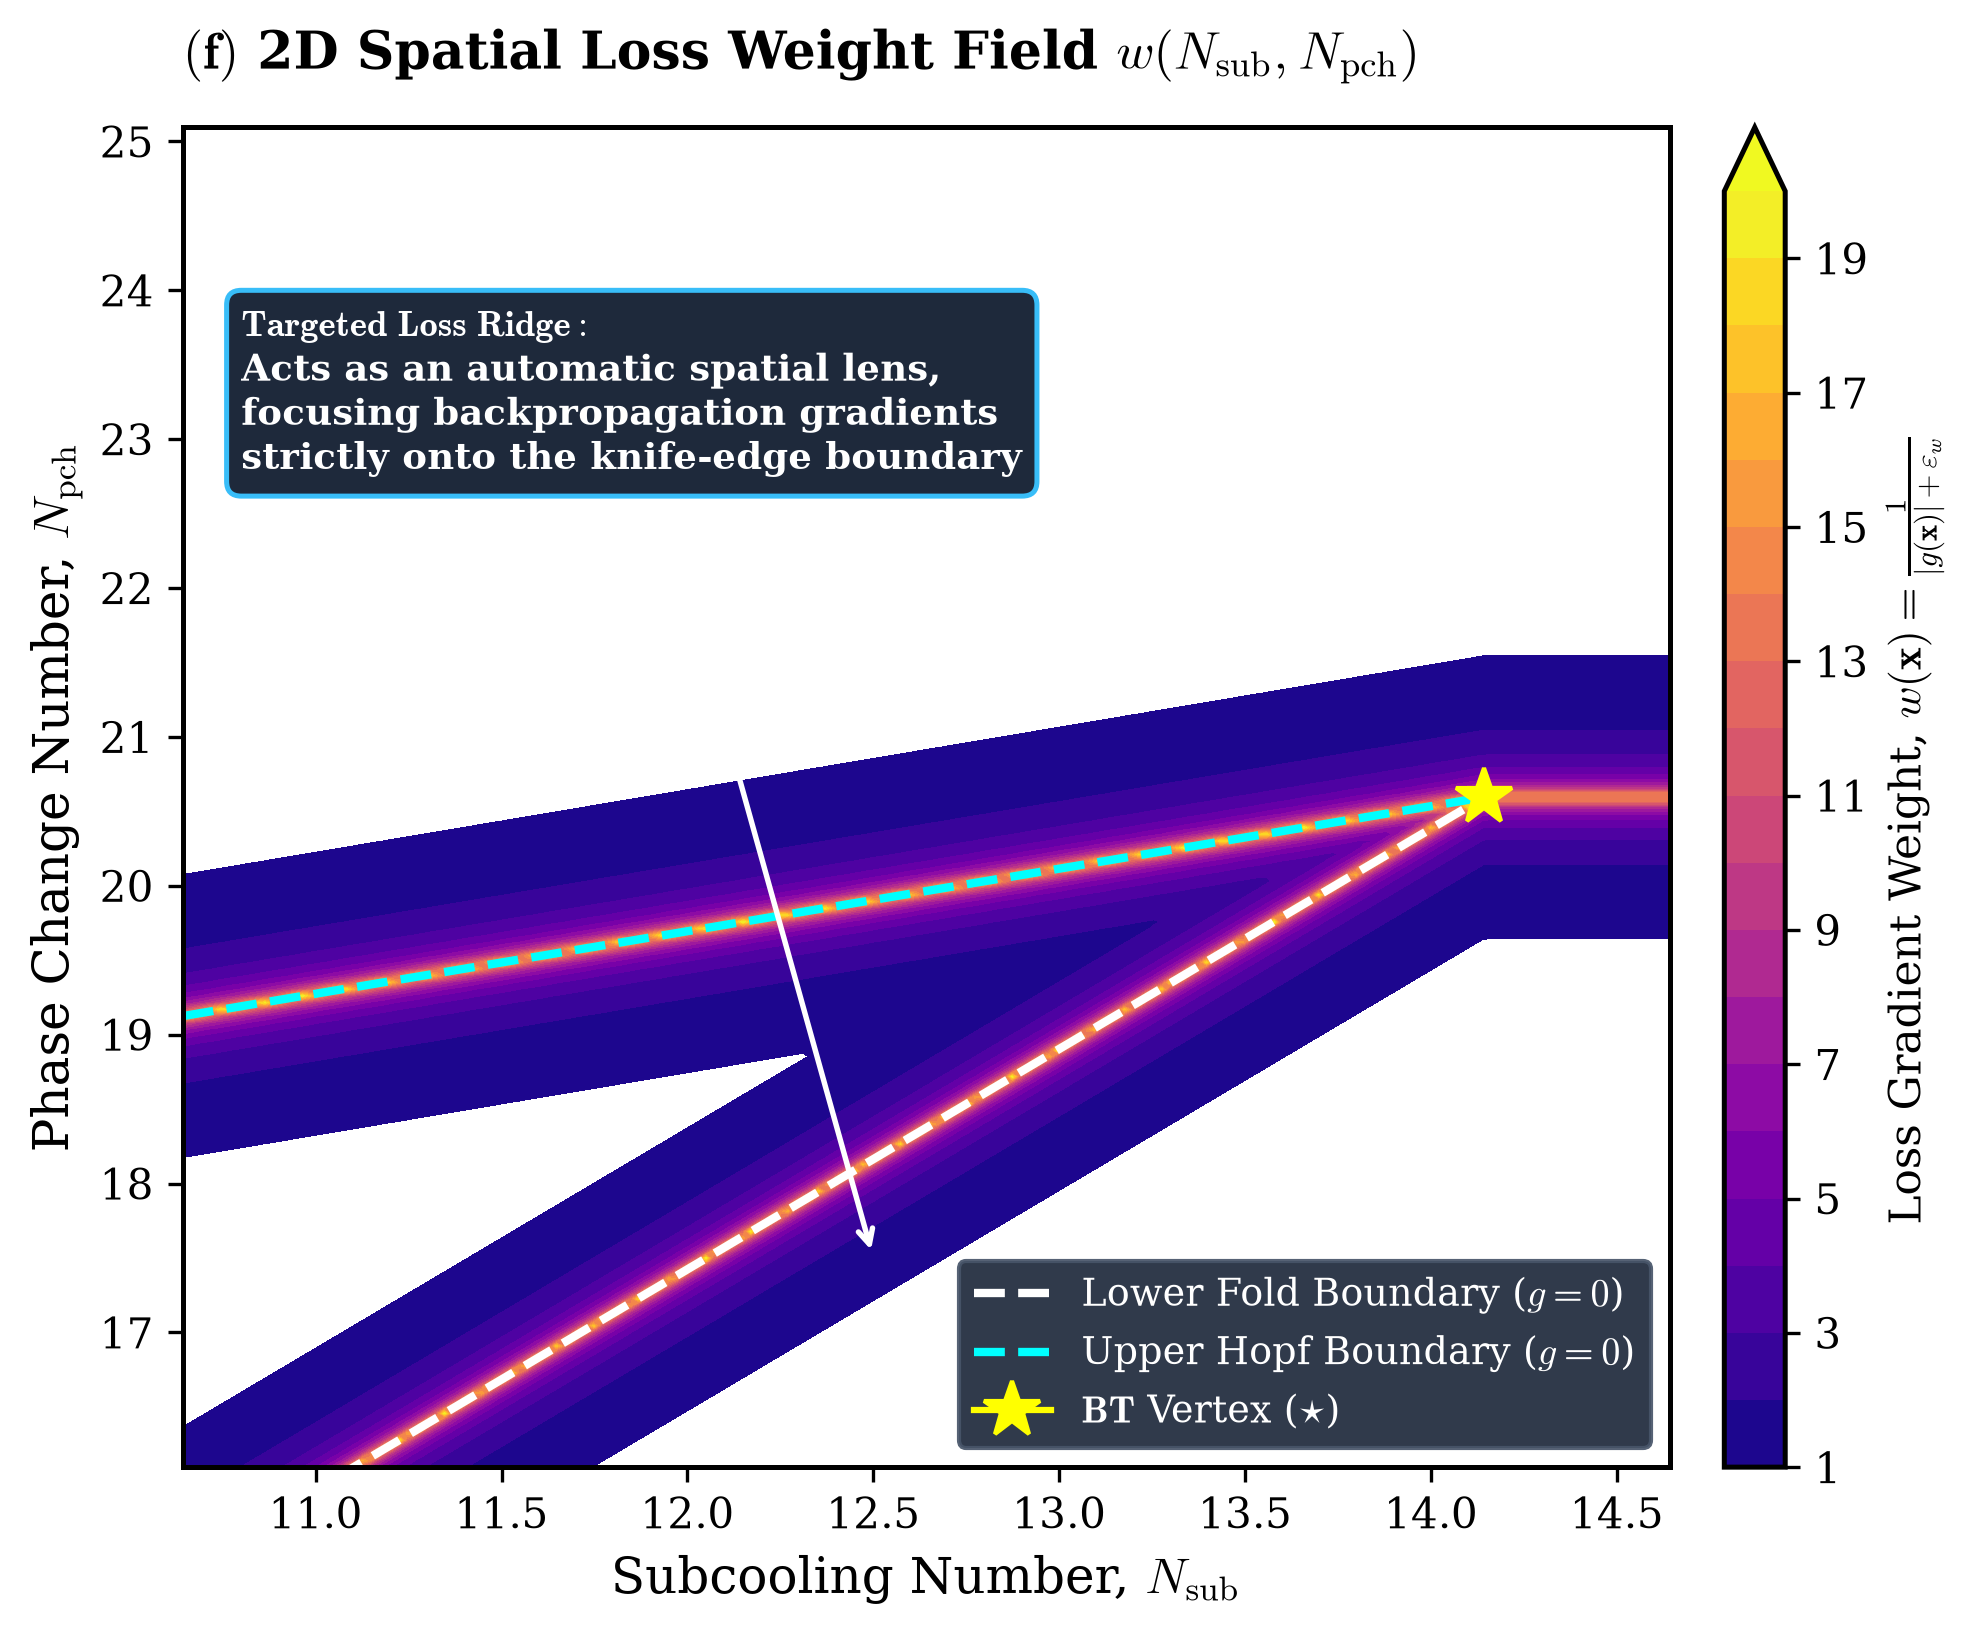

Reproduce this figure in Python.
"""Panel (f): 2D Spatial Distribution of Boundary Loss Weights w(Nsub, Npch)
Shows 2D contour map demonstrating how inverse-distance weighting acts as a spatial magnifying glass along g=0 manifolds.
"""
import os
import matplotlib.pyplot as plt
import numpy as np

output_dir = os.path.dirname(os.path.abspath(__file__))
os.makedirs(output_dir, exist_ok=True)

# Publication Typography
plt.rcParams.update({
    "font.family": "serif",
    "font.size": 11,
    "axes.labelsize": 12,
    "axes.titlesize": 12.5,
    "xtick.labelsize": 10,
    "ytick.labelsize": 10,
    "legend.fontsize": 9.2,
    "axes.linewidth": 1.2,
    "grid.linewidth": 0.5,
    "grid.alpha": 0.35,
    "mathtext.fontset": "cm",
})

NSUB_BT = 14.1428
NPCH_BT = 20.5948

nsub_grid = np.linspace(NSUB_BT - 3.5, NSUB_BT + 0.5, 200)
npch_grid = np.linspace(NPCH_BT - 4.5, NPCH_BT + 4.5, 200)
NS, NP = np.meshgrid(nsub_grid, npch_grid)

d = np.maximum(0, NSUB_BT - NS)
lower_b = NPCH_BT - 1.48 * d
upper_b = NPCH_BT - 0.42 * d

# Margin g(x)
dist_lower = np.abs(NP - lower_b)
dist_upper = np.abs(NP - upper_b)
dist_boundary = np.minimum(dist_lower, dist_upper)

eps_w = 0.05
w_field = 1.0 / (dist_boundary + eps_w)

fig, ax = plt.subplots(figsize=(7.8, 5.8), dpi=300)
ax.set_title(r"$\mathbf{(f)}$ 2D Spatial Loss Weight Field $w(N_{\mathrm{sub}}, N_{\mathrm{pch}})$", pad=14, loc="left", fontweight="bold")

cf = ax.contourf(NS, NP, w_field, levels=np.linspace(1, 20, 20), cmap="plasma", extend="max")
cbar = plt.colorbar(cf, ax=ax, pad=0.03, aspect=22)
cbar.set_label(r"Loss Gradient Weight, $w(\mathbf{x}) = \frac{1}{|g(\mathbf{x})| + \varepsilon_w}$", fontsize=10.5)

# Ground truth boundary lines
ns_curve = np.linspace(NSUB_BT - 3.5, NSUB_BT, 300)
d_c = NSUB_BT - ns_curve
ax.plot(ns_curve, NPCH_BT - 1.48 * d_c, color="white", lw=2.0, ls="--", label=r"Lower Fold Boundary ($g = 0$)")
ax.plot(ns_curve, NPCH_BT - 0.42 * d_c, color="cyan", lw=2.0, ls="--", label=r"Upper Hopf Boundary ($g = 0$)")
ax.plot([NSUB_BT], [NPCH_BT], marker="*", color="yellow", ms=14, zorder=6, label=r"$\mathbf{BT}$ Vertex ($\star$)")

ax.annotate(r"$\mathbf{Targeted \; Loss \; Ridge:}$" + "\n" + 
            r"Acts as an automatic spatial lens," + "\n" + 
            r"focusing backpropagation gradients" + "\n" + 
            r"strictly onto the knife-edge boundary",
            xy=(12.5, 17.5), xytext=(10.8, 22.8),
            fontsize=8.8, color="white", fontweight="bold",
            bbox=dict(boxstyle="round,pad=0.4", fc="#1e293b", ec="#38bdf8", lw=1.2),
            arrowprops=dict(arrowstyle="->", color="white", lw=1.3))

ax.set_xlabel(r"Subcooling Number, $N_{\mathrm{sub}}$")
ax.set_ylabel(r"Phase Change Number, $N_{\mathrm{pch}}$")
ax.set_xlim(NSUB_BT - 3.5, NSUB_BT + 0.5)
ax.set_ylim(NPCH_BT - 4.5, NPCH_BT + 4.5)
ax.legend(loc="lower right", frameon=True, framealpha=0.92, facecolor="#1e293b", labelcolor="white", edgecolor="#475569")

out_file = os.path.join(output_dir, "panel_f_2d_loss_weight_field.png")
plt.savefig(out_file, dpi=300, bbox_inches="tight")
print("Saved Panel (f) to:", out_file)
